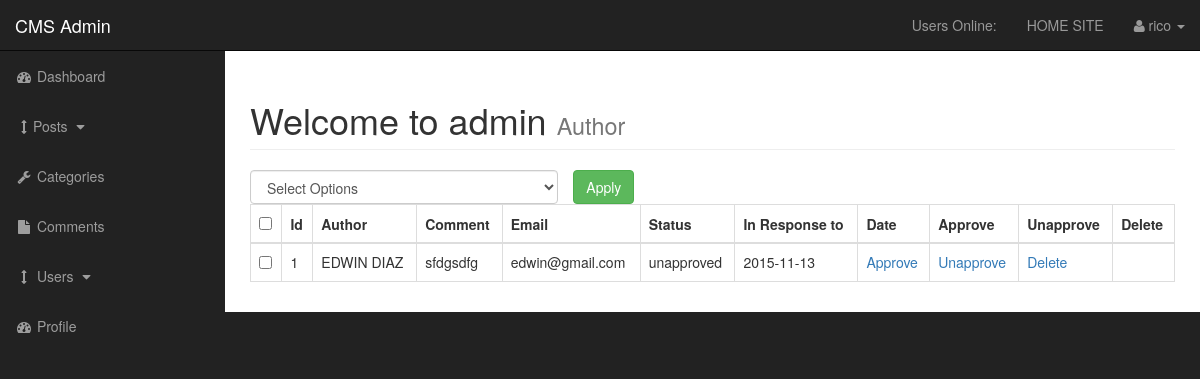
The app's page /admin/comments.php (signed in) with its own data.
### tables this page shows
CREATE TABLE IF NOT EXISTS `comments` (
  `comment_id` int(3) NOT NULL,
  `comment_post_id` int(3) NOT NULL,
  `comment_author` varchar(255) NOT NULL,
  `comment_email` varchar(255) NOT NULL,
  `comment_content` text NOT NULL,
  `comment_status` varchar(255) NOT NULL,
  `comment_date` date NOT NULL
);

### admin/includes/view_all_comments.php (the view, shortened to what this page needs)
<form action="" method='post'>
               <table class="table table-bordered table-hover">
               <div id="bulkOptionContainer" class="col-xs-4">
        <select class="form-control" name="bulk_options" id="">
        <option value="">Select Options</option>
        </select>
        </div>
<div class="col-xs-4">
<input type="submit" name="submit" class="btn btn-success" value="Apply">
 </div>
                <thead>
                    <tr>
                       <th><input id="selectAllBoxes" type="checkbox"></th>
                        <th>Id</th>
                        <th>Author</th>
                        <th>Comment</th>
                        <th>Email</th>
                        <th>Status</th>
                        <th>In Response to</th>
                        <th>Date</th>
                        <th>Approve</th>
                        <th>Unapprove</th>
                        <th>Delete</th>
                    </tr>
                </thead>
                      <tbody>
  <?php
    $query = "SELECT * FROM comments";
    $select_comments = mysqli_query($connection,$query);
    while($row = mysqli_fetch_assoc($select_comments)) {
        $comment_id          = $row['comment_id'];
        $comment_author      = $row['comment_author'];
        $comment_content     = $row['comment_content'];
        $comment_email       = $row['comment_email'];
        $comment_status      = $row['comment_status'];
        $comment_date        = $row['comment_date'];
        echo "<tr>";
        ?>
 <td><input class='checkBoxes' type='checkbox' name='checkBoxArray[]' value='<?php echo $comment_id; ?>'></td>
        <?php
        echo "<td>$comment_id </td>";
        echo "<td>$comment_author</td>";
        echo "<td>$comment_content</td>";
        echo "<td>$comment_email</td>";
        echo "<td>$comment_status</td>";
        echo "<td>$comment_date</td>";
        echo "<td><a href='comments.php?approve=$comment_id'>Approve</a></td>";
        echo "<td><a href='comments.php?unapprove=$comment_id'>Unapprove</a></td>";
        echo "<td><a href='comments.php?delete=$comment_id'>Delete</a></td>";
        echo "</tr>";
    }
      ?>
            </tbody>
            </table>
            </form>

### admin/css/sb-admin.css (style rules this page uses)
body { margin-top: 100px; background-color: #222; }
@media (min-width:768px) { body { margin-top: 50px; } }
#bulkOptionContainer { padding: 0px;; }

### records on screen
comments: comment_id "1", comment_author "EDWIN DIAZ", comment_content "sfdgsdfg", comment_email "edwin@gmail.com", comment_status "unapproved", comment_date "2015-11-13"

### other values on screen
$_SESSION['username'] "rico"
